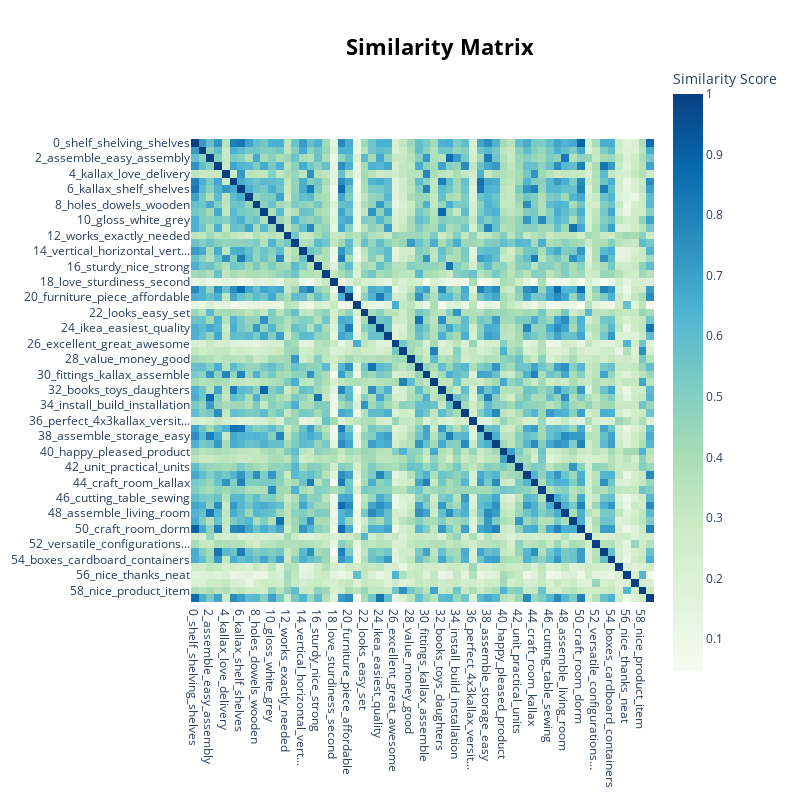

This figure's notebook cell:
### Code cell
topic_model.visualize_heatmap()

### Figure 1 — Plotly figure (JSON) as saved in the notebook; plotly's stock layout.template omitted (floating-point values rounded to 4 significant figures; data arrays with more than 128 entries replaced by an {"elided": "..."} marker saying what was removed)
{"data": [{"coloraxis": "coloraxis", "hovertemplate": "x: %{x}<br>y: %{y}<br>Similarity Score: %{z}<extra></extra>", "name": "0", "type": "heatmap", "x": ["0_shelf_shelving_shelves", "1_tv_stand_use", "2_assemble_easy_assembly", "3_closet_clothes_organizer", "4_kallax_love_delivery", "5_bookcase_books_bookshelf", "6_kallax_shelf_shelves", "7_vinyl_records_record", "8_holes_dowels_wooden", "9_toy_toys_kid", "10_gloss_white_grey", "11_storage_options_solution", "12_works_exactly_needed", "13_quality_good_price", "14_vertical_horizontal_vert...", "15_kallax_storage_units", "16_sturdy_nice_strong", "17_fits_space_suits", "18_love_sturdiness_second", "19_kallax_studio_units", "20_furniture_piece_affordable", "21_good_ok_bad", "22_looks_easy_set", "23_daughter_kids_room", "24_ikea_easiest_quality", "25_cubes_cube_storage", "26_excellent_great_awesome", "27_product_excellent_great", "28_value_money_good", "29_bedroom_room_living", "30_fittings_kallax_assemble", "31_product_good_price", "32_books_toys_daughters", "33_sturdy_assemble_easy", "34_install_build_installation", "35_sewing_fabric_room", "36_perfect_4x3kallax_versit...", "37_bookcase_kallax_books", "38_assemble_storage_easy", "39_craft_room_certain", "40_happy_pleased_product", "41_ago_month_happy", "42_unit_practical_units", "43_new_ikea_quality", "44_craft_room_kallax", "45_color_forever_available", "46_cutting_table_sewing", "47_ikea_doors_knobs", "48_assemble_living_room", "49_unit_storage_functional", "50_craft_room_dorm", "51_job_winner_easy", "52_versatile_configurations...", "53_closet_kallax_linen", "54_boxes_cardboard_containers", "55_expected_expectations_me...", "56_nice_thanks_neat", "57_functional_multifunction...", "58_nice_product_item", "59_matching_ikea_shelves"], "xaxis": "x", "y": ["0_shelf_shelving_shelves", "1_tv_stand_use", "2_assemble_easy_assembly", "3_closet_clothes_organizer", "4_kallax_love_delivery", "5_bookcase_books_bookshelf", "6_kallax_shelf_shelves", "7_vinyl_records_record", "8_holes_dowels_wooden", "9_toy_toys_kid", "10_gloss_white_grey", "11_storage_options_solution", "12_works_exactly_needed", "13_quality_good_price", "14_vertical_horizontal_vert...", "15_kallax_storage_units", "16_sturdy_nice_strong", "17_fits_space_suits", "18_love_sturdiness_second", "19_kallax_studio_units", "20_furniture_piece_affordable", "21_good_ok_bad", "22_looks_easy_set", "23_daughter_kids_room", "24_ikea_easiest_quality", "25_cubes_cube_storage", "26_excellent_great_awesome", "27_product_excellent_great", "28_value_money_good", "29_bedroom_room_living", "30_fittings_kallax_assemble", "31_product_good_price", "32_books_toys_daughters", "33_sturdy_assemble_easy", "34_install_build_installation", "35_sewing_fabric_room", "36_perfect_4x3kallax_versit...", "37_bookcase_kallax_books", "38_assemble_storage_easy", "39_craft_room_certain", "40_happy_pleased_product", "41_ago_month_happy", "42_unit_practical_units", "43_new_ikea_quality", "44_craft_room_kallax", "45_color_forever_available", "46_cutting_table_sewing", "47_ikea_doors_knobs", "48_assemble_living_room", "49_unit_storage_functional", "50_craft_room_dorm", "51_job_winner_easy", "52_versatile_configurations...", "53_closet_kallax_linen", "54_boxes_cardboard_containers", "55_expected_expectations_me...", "56_nice_thanks_neat", "57_functional_multifunction...", "58_nice_product_item", "59_matching_ikea_shelves"], "yaxis": "y", "z": {"elided": "60x60 float values"}}], "layout": {"coloraxis": {"colorbar": {"title": {"text": "Similarity Score"}}, "colorscale": [[0, "rgb(247,252,240)"], [0.125, "rgb(224,243,219)"], [0.25, "rgb(204,235,197)"], [0.375, "rgb(168,221,181)"], [0.5, "rgb(123,204,196)"], [0.625, "rgb(78,179,211)"], [0.75, "rgb(43,140,190)"], [0.875, "rgb(8,104,172)"], [1, "rgb(8,64,129)"]]}, "height": 800, "hoverlabel": {"bgcolor": "white", "font": {"family": "Rockwell", "size": 16}}, "legend": {"title": {"text": "Trend"}}, "margin": {"t": 60}, "showlegend": true, "title": {"font": {"color": "Black", "size": 22}, "text": "<b>Similarity Matrix</b>", "x": 0.55, "xanchor": "center", "y": 0.95, "yanchor": "top"}, "width": 800, "xaxis": {"anchor": "y", "constrain": "domain", "domain": [0, 1], "scaleanchor": "y"}, "yaxis": {"anchor": "x", "autorange": "reversed", "constrain": "domain", "domain": [0, 1]}}}
